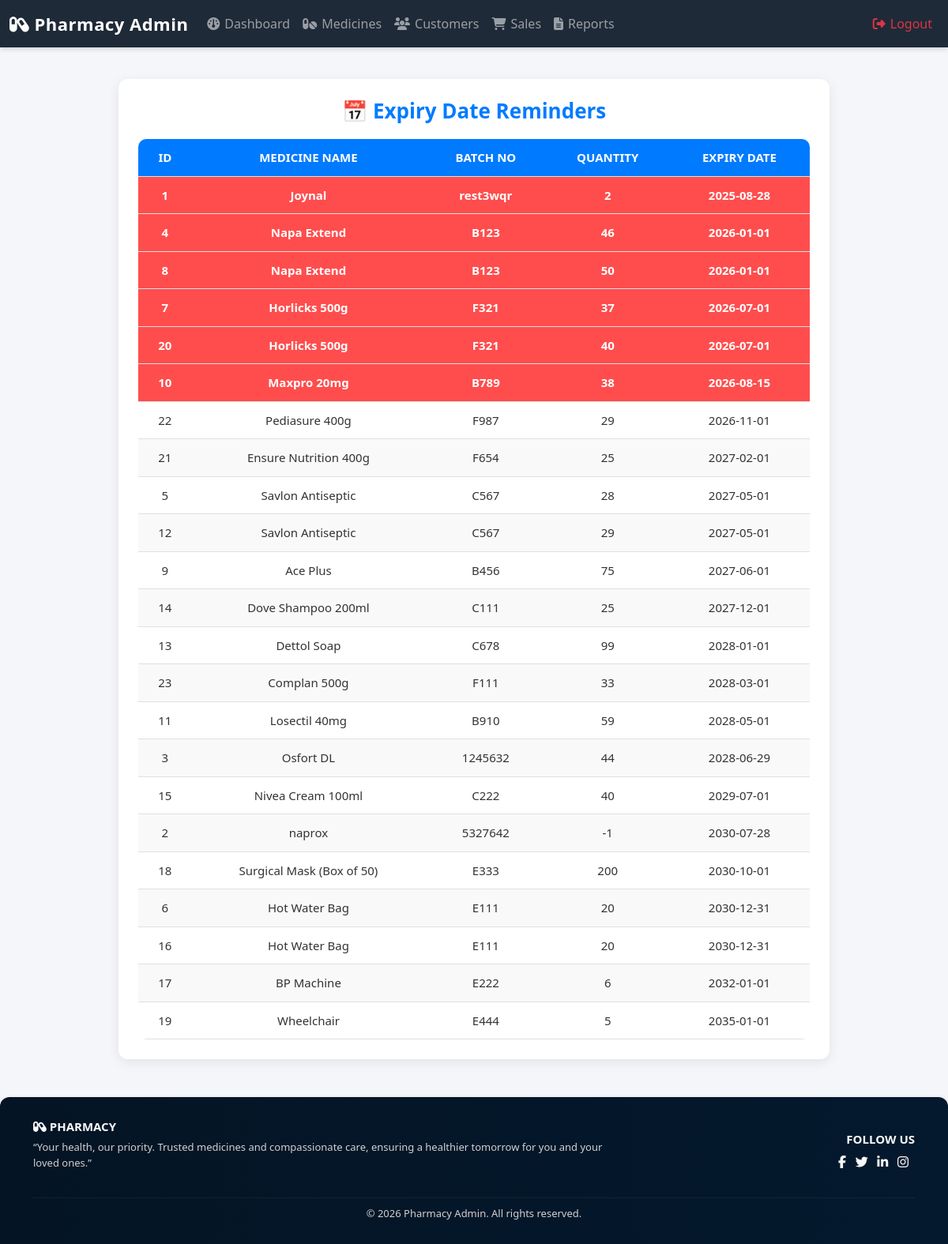
Screenshot of /pharmacy/expiry_reminders.php with the database file from the repository.
### tables this page shows
CREATE TABLE `medicines` (
  `id` int(11) NOT NULL,
  `name` varchar(255) NOT NULL,
  `generic_name` varchar(255) DEFAULT NULL,
  `batch_no` varchar(50) DEFAULT NULL,
  `quantity` int(11) NOT NULL,
  `cost_price` decimal(10,2) DEFAULT 0.00,
  `selling_price` decimal(10,2) NOT NULL DEFAULT 0.00,
  `price_per_strip` decimal(10,2) DEFAULT 0.00,
  `expiry_date` date DEFAULT NULL,
  `category` varchar(50) DEFAULT 'Medicine'
);

### pharmacy/expiry_reminders.php (the view, shortened to what this page needs)
<?php include 'header.php'; ?>
<?php
include 'db.php';
$sql = "SELECT * FROM medicines ORDER BY expiry_date ASC";
$result = $conn->query($sql);
$today = date("Y-m-d");
$nearExpiryDate = date("Y-m-d", strtotime("+30 days"));
?>
<!DOCTYPE html>
<html lang="en">
<head>
</head>
<body>
<div class="demo-box">
  <h2>📅 Expiry Date Reminders</h2>
  <table>
    <thead>
      <tr>
        <th>ID</th>
        <th>Medicine Name</th>
        <th>Batch No</th>
        <th>Quantity</th>
        <th>Expiry Date</th>
      </tr>
    </thead>
    <tbody>
      <?php
      if ($result->num_rows > 0) {
          while($row = $result->fetch_assoc()) {
              $expiry = $row['expiry_date'];
              $rowClass = "";
              if ($expiry < $today) {
                  $rowClass = "expired";
              } elseif ($expiry <= $nearExpiryDate) {
                  $rowClass = "near-expiry";
              }
              echo "<tr class='{$rowClass}'>
                      <td data-label='ID'>{$row['id']}</td>
                      <td data-label='Medicine Name'>{$row['name']}</td>
                      <td data-label='Batch No'>{$row['batch_no']}</td>
                      <td data-label='Quantity'>{$row['quantity']}</td>
                      <td data-label='Expiry Date'>{$row['expiry_date']}</td>
                    </tr>";
          }
      } else {
          echo "<tr><td colspan='5'>No medicines found.</td></tr>";
      }
      ?>
    </tbody>
  </table>
</div>
</body>
</html>
<?php include 'footer.php'; ?>

### pharmacy/header.php (style rules this page uses)
body { background-color: #f8f9fa; font-family: 'Segoe UI', Tahoma, Geneva, Verdana, sans-serif; margin: 0; padding: 0; }

### pharmacy/expiry_reminders.php (style rules this page uses)
body { font-family: 'Segoe UI', Tahoma, Geneva, Verdana, sans-serif; background: #f4f6f9; margin: 0; padding: 0; color: #333; }
.demo-box { max-width: 900px; background: #fff; margin: 40px auto; padding: 25px; border-radius: 12px; box-shadow: 0 4px 15px rgba(0, 0, 0, 0.08); }
h2 { text-align: center; font-size: 26px; color: #007bff; margin-bottom: 20px; font-weight: bold; }
table { width: 100%; border-collapse: collapse; border-radius: 10px; overflow: hidden; font-size: 15px; }
th, td { padding: 12px 15px; text-align: center; border-bottom: 1px solid #e0e0e0; }
th { background: #007bff; color: #fff; text-transform: uppercase; font-weight: bold; }
tr:nth-child(even) { background: #f9f9f9; }
.expired { background: #ff4d4d !important; color: white; font-weight: bold; }

### rows the page displays
medicines: id "1", name "Joynal", batch_no "rest3wqr", quantity "2", expiry_date "2025-08-28"
medicines: id "4", name "Napa Extend", batch_no "B123", quantity "46", expiry_date "2026-01-01"
medicines: id "8", name "Napa Extend", batch_no "B123", quantity "50", expiry_date "2026-01-01"
medicines: id "7", name "Horlicks 500g", batch_no "F321", quantity "37", expiry_date "2026-07-01"
medicines: id "20", name "Horlicks 500g", batch_no "F321", quantity "40", expiry_date "2026-07-01"
medicines: id "10", name "Maxpro 20mg", batch_no "B789", quantity "38", expiry_date "2026-08-15"
medicines: id "22", name "Pediasure 400g", batch_no "F987", quantity "29", expiry_date "2026-11-01"
medicines: id "21", name "Ensure Nutrition 400g", batch_no "F654", quantity "25", expiry_date "2027-02-01"
medicines: id "5", name "Savlon Antiseptic", batch_no "C567", quantity "28", expiry_date "2027-05-01"
medicines: id "12", name "Savlon Antiseptic", batch_no "C567", quantity "29", expiry_date "2027-05-01"
medicines: id "9", name "Ace Plus", batch_no "B456", quantity "75", expiry_date "2027-06-01"
medicines: id "14", name "Dove Shampoo 200ml", batch_no "C111", quantity "25", expiry_date "2027-12-01"
medicines: id "13", name "Dettol Soap", batch_no "C678", quantity "99", expiry_date "2028-01-01"
medicines: id "23", name "Complan 500g", batch_no "F111", quantity "33", expiry_date "2028-03-01"
medicines: id "11", name "Losectil 40mg", batch_no "B910", quantity "59", expiry_date "2028-05-01"
medicines: id "3", name "Osfort DL", batch_no "1245632", quantity "44", expiry_date "2028-06-29"
medicines: id "15", name "Nivea Cream 100ml", batch_no "C222", quantity "40", expiry_date "2029-07-01"
medicines: id "2", name "naprox", batch_no "5327642", quantity "-1", expiry_date "2030-07-28"
medicines: id "18", name "Surgical Mask (Box of 50)", batch_no "E333", quantity "200", expiry_date "2030-10-01"
medicines: id "6", name "Hot Water Bag", batch_no "E111", quantity "20", expiry_date "2030-12-31"
medicines: id "16", name "Hot Water Bag", batch_no "E111", quantity "20", expiry_date "2030-12-31"
medicines: id "17", name "BP Machine", batch_no "E222", quantity "6", expiry_date "2032-01-01"
medicines: id "19", name "Wheelchair", batch_no "E444", quantity "5", expiry_date "2035-01-01"
